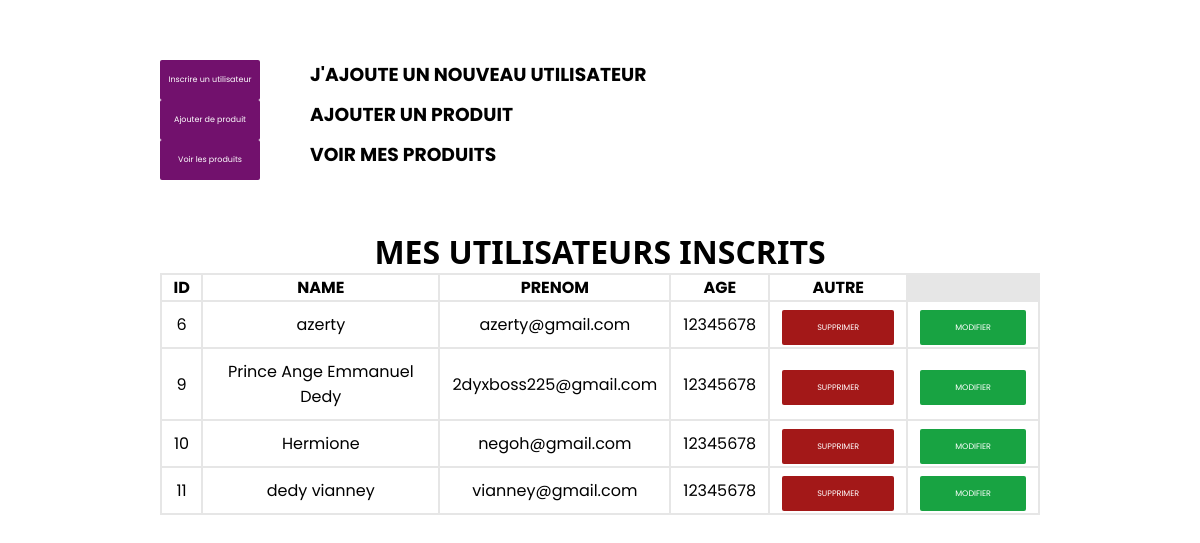
The page / on the database its author committed.
### app.py (models this page shows, shortened)
class Profil(db.Model):
    id = db.Column(db.Integer, primary_key = True)
    first_name = db.Column(db.String(20), unique = False , nullable = False)
    last_name = db.Column(db.String(20), unique = True , nullable = False)
    age = db.Column(db.String(8),nullable = False)

### app.py (the view)
@app.route('/')
def index() :
    profiles = Profil.query.all()
    return render_template('index.html', profiles = profiles)

### templates/index.html (shortened to what this page needs)
<!DOCTYPE html>
<html lang="en">
<head>
    <link rel="stylesheet" href="static/CSS/profil.css">
    <link rel="stylesheet" href="static/CSS/profil.css">
</head>
<body>
    <div class="ajoutons" >
        <div class="eduz">
            <a href="/add_data" >Inscrire un utilisateur</a>
            <h3>J'AJOUTE UN NOUVEAU UTILISATEUR</h3>
        </div>
        <div class="sys">
            <a href="/add_objet">Ajouter de produit</a>
            <h3>AJOUTER UN PRODUIT</h3>
        </div>
        <div class="sys">
            <a href="/profil">Voir les produits</a>
            <h3>VOIR MES PRODUITS</h3>
        </div>
    </div>
    <h1 style="font-family: 'Segoe UI', Tahoma, Geneva, Verdana, sans-serif;">MES UTILISATEURS INSCRITS</h1>
    <table>
        <thead>
            <th>ID</th>
            <th>NAME</th>
            <th>PRENOM</th>
            <th>AGE</th>
            <th>AUTRE</th>
        </thead>
        {% for data in profiles %}
        <tbody>
            <td>{{data.id}}</td>
            <td>{{data.first_name}}</td>
            <td>{{data.last_name}}</td>
            <td>{{data.age}}</td>
            <td><a href="/delete/{{data.id}}" class="suppr">SUPPRIMER</a></td>
            <td><a href="/update/{{data.id}}" class="modif">MODIFIER</a></td>
        </tbody>
        {% endfor %}
    </table>
</body>
</html>

### static/CSS/profil.css (style rules this page uses)
* { box-sizing: border-box; margin: 0; padding: 0; font-family: 'Poppins', sans-serif; }
a { list-style-type: none; text-decoration: none; color: white; }
body { padding: 50px; width: 100%; background-color: white; display: grid; place-items: center; }
.ajoutons { width: 80%; padding-top: 10px; margin-bottom: 50px; }
.eduz { display: flex; width: 100%; height: 50%; }
.eduz a { width: 100px; height: 40px; font-size: 0.5rem; display: flex; justify-content: center; align-items: center; background-color: rgb(114, 17, 109); border-radius: 2px; margin-right: 50px; }
.sys a { width: 100px; height: 40px; font-size: 0.5rem; display: flex; justify-content: center; align-items: center; background-color: rgb(114, 17, 109); border-radius: 2px; margin-right: 50px; }
.sys { display: flex; width: 100%; height: 50%; }
table { width: 80%; border: none; overflow: hidden; background-color: rgb(230, 230, 230); }
thead { width: 100%; background-color: white; }
tbody { width: 100%; border: 10px solid black; background-color: white; }
tbody .suppr { width: 100%; padding: 12px 35px; font-size: 0.5rem; background-color: #a31818; border-radius: 2px; }
tbody .modif { width: 100%; padding: 12px 35px; font-size: 0.5rem; background-color: rgb(24, 163, 66); border-radius: 2px; }
td { padding: 10px 12px; text-align: center; }

### rows shown on the page
Profil: id "6", first_name "azerty", last_name "azerty@gmail.com", age "12345678"
Profil: id "9", first_name "Prince Ange Emmanuel Dedy", last_name "2dyxboss225@gmail.com", age "12345678"
Profil: id "10", first_name "Hermione", last_name "negoh@gmail.com", age "12345678"
Profil: id "11", first_name "dedy vianney", last_name "vianney@gmail.com", age "12345678"
